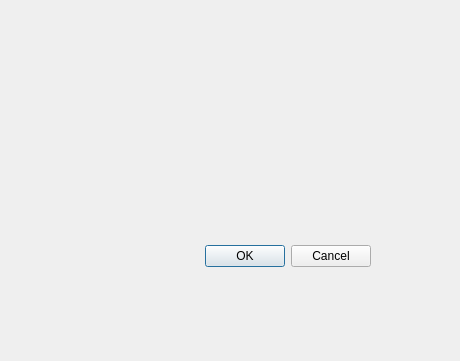
<?xml version="1.0" encoding="UTF-8"?>
<ui version="4.0">
 <class>Dialog</class>
 <widget class="QDialog" name="Dialog">
  <property name="geometry">
   <rect>
    <x>0</x>
    <y>0</y>
    <width>460</width>
    <height>361</height>
   </rect>
  </property>
  <property name="windowTitle">
   <string>Dialog</string>
  </property>
  <widget class="QDialogButtonBox" name="buttonBox">
   <property name="geometry">
    <rect>
     <x>30</x>
     <y>240</y>
     <width>341</width>
     <height>32</height>
    </rect>
   </property>
   <property name="orientation">
    <enum>Qt::Horizontal</enum>
   </property>
   <property name="standardButtons">
    <set>QDialogButtonBox::Cancel|QDialogButtonBox::Ok</set>
   </property>
  </widget>
 </widget>
 <resources/>
 <connections>
  <connection>
   <sender>buttonBox</sender>
   <signal>accepted()</signal>
   <receiver>Dialog</receiver>
   <slot>accept()</slot>
   <hints>
    <hint type="sourcelabel">
     <x>248</x>
     <y>254</y>
    </hint>
    <hint type="destinationlabel">
     <x>157</x>
     <y>274</y>
    </hint>
   </hints>
  </connection>
  <connection>
   <sender>buttonBox</sender>
   <signal>rejected()</signal>
   <receiver>Dialog</receiver>
   <slot>reject()</slot>
   <hints>
    <hint type="sourcelabel">
     <x>316</x>
     <y>260</y>
    </hint>
    <hint type="destinationlabel">
     <x>286</x>
     <y>274</y>
    </hint>
   </hints>
  </connection>
 </connections>
</ui>
